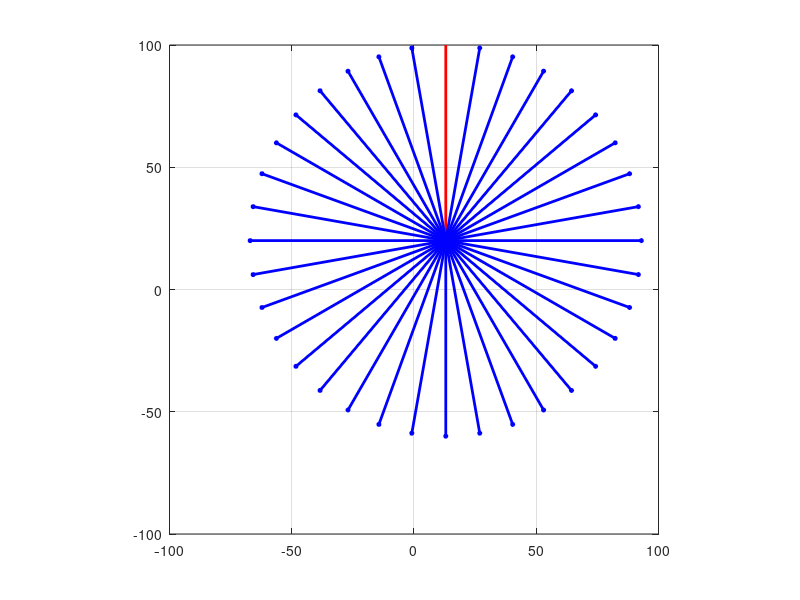

The MATLAB source for this figure: (Note: this script raises an error after producing the figure.)
%% Rotating a Line

%% StackOverflow example

% http://stackoverflow.com/questions/30277397/how-to-rotate-a-line-using-matlab
% -what I want to do is in the first figure

% Definition of the L1 parameter
L1=13;
% Definition of the points A and B
A=[L1,20]; 
B=[L1,100]
x=[A(1) B(1)];
y=[A(2) B(2)];
% Definition of the offset
x_offset=[x(1) 0 x(1)];
y_offset=[y(1) 0 50];
for k=1:3
   figure
   % Plot of the original line
   plot(x,y,'r','linewidth',2)
   grid on
   hold on
   for a=10:10:350
      % Definitin of the rotation angle
      % a=45;
      t=a*pi/180;
      % Definition of the rotation matrix
      mx=[ ...
         cos(t) -sin(t)
         sin(t) cos(t)
         ];
      % Traslation and rotation of the points A and B
      x1_y1=mx*[x - x_offset(k);y - y_offset(k)]
      x1=x1_y1(1,:);
      y1=x1_y1(2,:);
      % Plot of the rotated line
      ph=plot(x1+x_offset(k),y1+y_offset(k),'b','linewidth',2)
      daspect([1 1 1])
      % xlim([-100 30])
      % ylim([-80 120])
      plot(x1+x_offset(k),y1+y_offset(k),'o','markeredgecolor','b', ...
         'markersize',3,'markerfacecolor','b')
      pause(.05)
      % delete(ph)
   end
   legend('Original','Rotated',-1)
end